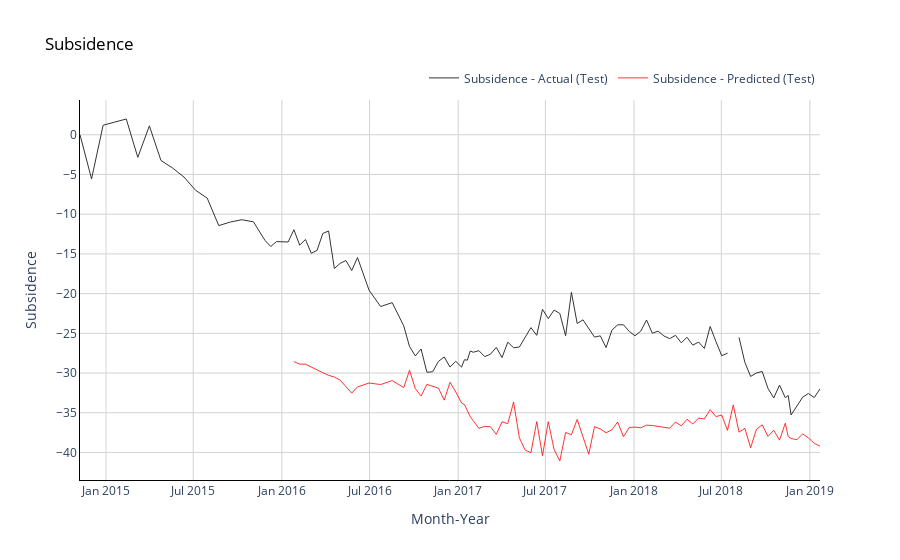

Notebook code cell kept with this figure:
### Code cell
# Plot average monthly temperatures (actual and predicted) for test (out of time) data
fig = go.Figure()

#Trace for actual temperatures
fig.add_trace(go.Scatter(x=np.array(df_train.columns),
                         y=np.array(df_train.values).flatten(),
                         mode='lines',
                         name='Subsidence - Actual (Test)',
                         opacity=0.8,
                         line=dict(color='black', width=1)
                        ))

# Trace for predicted temperatures
fig.add_trace(go.Scatter(x=np.array(df_train.columns[19:]),
                         y=z,
                         mode='lines',
                         name='Subsidence - Predicted (Test)',
                         opacity=0.8,
                         line=dict(color='red', width=1)
                        ))

# Change chart background color
fig.update_layout(dict(plot_bgcolor = 'white'))

# Update axes lines
fig.update_xaxes(showgrid=True, gridwidth=1, gridcolor='lightgrey', 
                 zeroline=True, zerolinewidth=1, zerolinecolor='lightgrey', 
                 showline=True, linewidth=1, linecolor='black',
                 title='Month-Year'
                )

fig.update_yaxes(showgrid=True, gridwidth=1, gridcolor='lightgrey', 
                 zeroline=True, zerolinewidth=1, zerolinecolor='lightgrey', 
                 showline=True, linewidth=1, linecolor='black',
                 title='Subsidence'
                )

# Set figure title
fig.update_layout(title=dict(text="Subsidence", font=dict(color='black')),
                  legend=dict(orientation="h", yanchor="bottom", y=1.02, xanchor="right", x=1)
                 )
fig.show()
